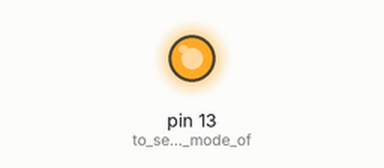
Recording of a sketch running on a simulated Arduino Uno, built with avr-gcc and run on an emulated ATmega328P. Shown: output pins drawn as LEDs (lit = HIGH).

Above: at 1.5 s.
At 3.7 s:
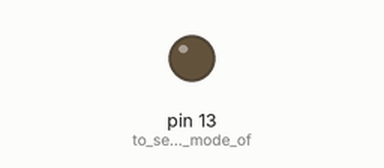
Timing chart, 0 to 5.9 s (numbered marks = the images above):
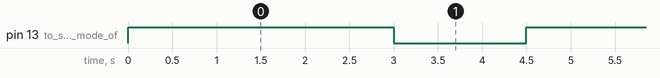

The sketch:

setup.ino
```cpp
void setup ()
{
pinMode ( 13, OUTPUT);  // to set the OUTPUT mode of pin number 13.
}
void loop ()
{
digitalWrite (13, HIGH);
delay (3000);  // 4 seconds = 4 x 1000 milliseconds
digitalWrite (13, LOW);
delay (1500);  // 1.5 seconds = 1.5 x 1000 milliseconds
}  
```

Measured:
- by itself, pin 13 (to_set_the_OUTPUT_mode_of): alternates HIGH for 3.0 s and LOW for 1.5 s
